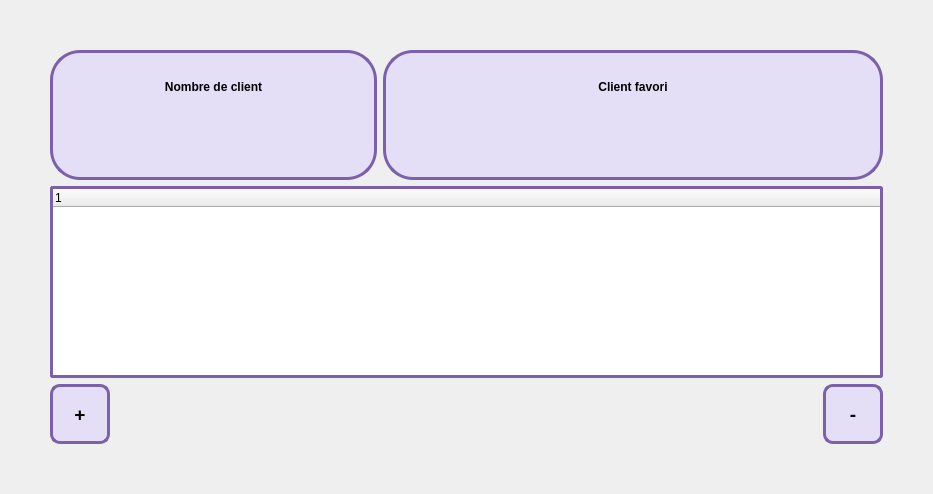
         <widget class="QWidget" name="clientPage">
          <layout class="QGridLayout" name="gridLayout_12">
           <property name="leftMargin">
            <number>50</number>
           </property>
           <property name="topMargin">
            <number>50</number>
           </property>
           <property name="rightMargin">
            <number>50</number>
           </property>
           <property name="bottomMargin">
            <number>50</number>
           </property>
           <item row="0" column="0" colspan="2">
            <widget class="QFrame" name="frame_5">
             <property name="minimumSize">
              <size>
               <width>181</width>
               <height>130</height>
              </size>
             </property>
             <property name="styleSheet">
              <string notr="true">#frame_5 {
    border: 3px solid rgb(123, 97, 170);
	background-color: rgba(217, 205, 255, 129);
    border-radius: 30px;
}</string>
             </property>
             <property name="frameShape">
              <enum>QFrame::StyledPanel</enum>
             </property>
             <property name="frameShadow">
              <enum>QFrame::Plain</enum>
             </property>
             <property name="lineWidth">
              <number>1</number>
             </property>
             <property name="midLineWidth">
              <number>0</number>
             </property>
             <layout class="QGridLayout" name="gridLayout_10">
              <item row="0" column="0">
               <widget class="QLabel" name="label_7">
                <property name="font">
                 <font>
                  <bold>true</bold>
                 </font>
                </property>
                <property name="styleSheet">
                 <string notr="true">color: rgb(0, 0, 0);</string>
                </property>
                <property name="text">
                 <string>Nombre de client</string>
                </property>
                <property name="alignment">
                 <set>Qt::AlignCenter</set>
                </property>
               </widget>
              </item>
              <item row="1" column="0">
               <widget class="QLabel" name="label_clientNumber">
                <property name="font">
                 <font>
                  <pointsize>17</pointsize>
                  <bold>true</bold>
                 </font>
                </property>
                <property name="styleSheet">
                 <string notr="true">QLabel {
	color: rgb(108, 86, 255);
}</string>
                </property>
                <property name="text">
                 <string/>
                </property>
                <property name="alignment">
                 <set>Qt::AlignHCenter|Qt::AlignTop</set>
                </property>
               </widget>
              </item>
             </layout>
            </widget>
           </item>
           <item row="0" column="2" colspan="2">
            <widget class="QFrame" name="frame_6">
             <property name="minimumSize">
              <size>
               <width>500</width>
               <height>130</height>
              </size>
             </property>
             <property name="styleSheet">
              <string notr="true">#frame_6 {
    border: 3px solid rgb(123, 97, 170);
	background-color: rgba(217, 205, 255, 129);
    border-radius: 30px;
}</string>
             </property>
             <property name="frameShape">
              <enum>QFrame::NoFrame</enum>
             </property>
             <property name="frameShadow">
              <enum>QFrame::Plain</enum>
             </property>
             <layout class="QGridLayout" name="gridLayout_11">
              <item row="0" column="0">
               <widget class="QLabel" name="label_8">
                <property name="font">
                 <font>
                  <bold>true</bold>
                 </font>
                </property>
                <property name="styleSheet">
                 <string notr="true">color: rgb(0, 0, 0);</string>
                </property>
                <property name="text">
                 <string>Client favori</string>
                </property>
                <property name="alignment">
                 <set>Qt::AlignCenter</set>
                </property>
               </widget>
              </item>
              <item row="1" column="0">
               <widget class="QLabel" name="label_clientFav">
                <property name="font">
                 <font>
                  <pointsize>17</pointsize>
                  <bold>true</bold>
                 </font>
                </property>
                <property name="styleSheet">
                 <string notr="true">QLabel {
	color: rgb(108, 86, 255);
}</string>
                </property>
                <property name="text">
                 <string/>
                </property>
                <property name="alignment">
                 <set>Qt::AlignHCenter|Qt::AlignTop</set>
                </property>
               </widget>
              </item>
             </layout>
            </widget>
           </item>
           <item row="2" column="0">
            <widget class="QPushButton" name="pushButton_clientAdd_2">
             <property name="minimumSize">
              <size>
               <width>0</width>
               <height>60</height>
              </size>
             </property>
             <property name="maximumSize">
              <size>
               <width>60</width>
               <height>16777215</height>
              </size>
             </property>
             <property name="font">
              <font>
               <pointsize>14</pointsize>
               <bold>true</bold>
              </font>
             </property>
             <property name="cursor">
              <cursorShape>PointingHandCursor</cursorShape>
             </property>
             <property name="styleSheet">
              <string notr="true">QPushButton {
	color: rgb(0,0,0);
    border: 3px solid rgb(123, 97, 170);
	background-color: rgba(217, 205, 255, 129);
    border-radius: 10px;
    width:60px;
}</string>
             </property>
             <property name="text">
              <string>+</string>
             </property>
             <property name="iconSize">
              <size>
               <width>32</width>
               <height>32</height>
              </size>
             </property>
             <property name="flat">
              <bool>true</bool>
             </property>
            </widget>
           </item>
           <item row="2" column="1" colspan="2">
            <spacer name="horizontalSpacer_3">
             <property name="orientation">
              <enum>Qt::Horizontal</enum>
             </property>
             <property name="sizeHint" stdset="0">
              <size>
               <width>701</width>
               <height>20</height>
              </size>
             </property>
            </spacer>
           </item>
           <item row="2" column="3">
            <widget class="QPushButton" name="pushButton_clientDel">
             <property name="minimumSize">
              <size>
               <width>0</width>
               <height>60</height>
              </size>
             </property>
             <property name="maximumSize">
              <size>
               <width>60</width>
               <height>16777215</height>
              </size>
             </property>
             <property name="font">
              <font>
               <pointsize>14</pointsize>
               <bold>true</bold>
              </font>
             </property>
             <property name="cursor">
              <cursorShape>PointingHandCursor</cursorShape>
             </property>
             <property name="styleSheet">
              <string notr="true">QPushButton {
	color: rgb(0,0,0);
    border: 3px solid rgb(123, 97, 170);
	background-color: rgba(217, 205, 255, 129);
    border-radius: 10px;
    width:60px;
}</string>
             </property>
             <property name="text">
              <string>-</string>
             </property>
             <property name="iconSize">
              <size>
               <width>32</width>
               <height>32</height>
              </size>
             </property>
             <property name="flat">
              <bool>true</bool>
             </property>
            </widget>
           </item>
           <item row="1" column="0" colspan="4">
            <widget class="QTreeWidget" name="treeWidget_client">
             <property name="styleSheet">
              <string notr="true">#treeWidget_client {
    border: 3px solid rgb(123, 97, 170);
    border-radius: 3px;
}</string>
             </property>
             <property name="dragEnabled">
              <bool>false</bool>
             </property>
             <column>
              <property name="text">
               <string notr="true">1</string>
              </property>
             </column>
            </widget>
           </item>
          </layout>
         </widget>
